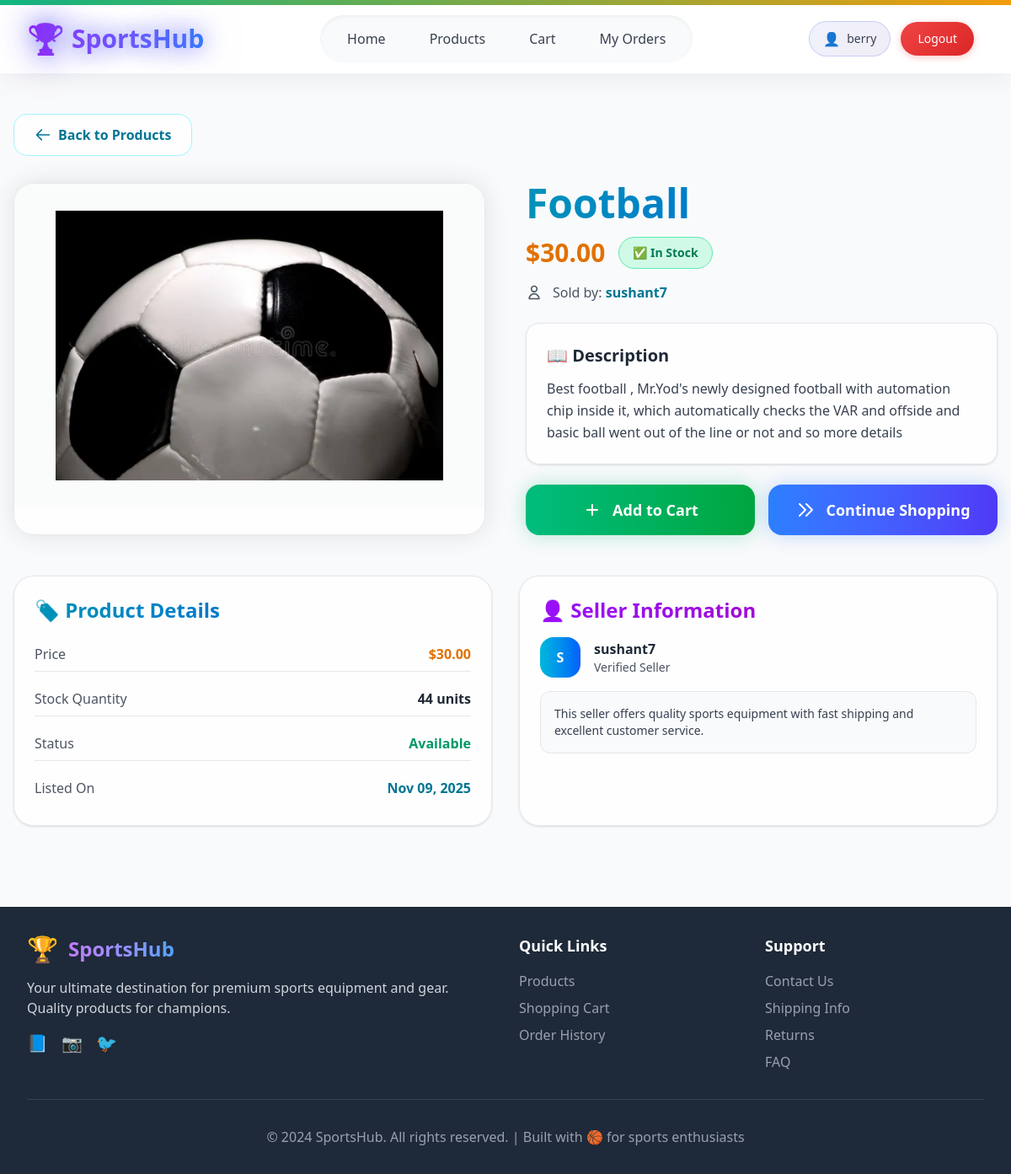
The page /products/7/ (signed in) on the database its author committed.
### accounts/models.py (models this page shows, shortened)
class CustomUser(AbstractUser):
    class Roles(models.TextChoices):
        BUYER = "buyer", "Buyer"
        SELLER = "seller", "Seller"
    address = models.CharField(max_length=255, null=True, blank=True)
    phone_number = models.CharField(max_length=10, null=True, blank=True)
    profile_pic = models.ImageField(upload_to="profile_pics", null=True, blank=True)
    role = models.CharField(
        max_length=20,
        choices=Roles.choices,
        default=Roles.BUYER,
    )
    def is_buyer(self):
        return self.role == self.Roles.BUYER
    def is_seller(self):
        return self.role == self.Roles.SELLER

### shop/models.py (models this page shows, shortened)
class Product(models.Model):
    name = models.CharField(max_length=200)
    description = models.TextField()
    price = models.DecimalField(max_digits=10, decimal_places=2)
    image = models.ImageField(upload_to='products/')
    seller = models.ForeignKey(User, on_delete=models.CASCADE)
    stock_quantity = models.PositiveIntegerField(default=0)
    is_active = models.BooleanField(default=True)
    created_at = models.DateTimeField(auto_now_add=True)
    def is_in_stock(self):
        return self.stock_quantity > 0

### buyer/views.py (the view)
# urls.py: path('products/<int:product_id>/', views.product_detail, name='product_detail'),
@login_required
def product_detail(request, product_id):
    product = get_object_or_404(Product, id=product_id, is_active=True)
    context = {
        'product': product,
    }
    return render(request, 'buyer/product_detail.html', context)

### buyer/templates/buyer/product_detail.html (shortened to what this page needs)
{% extends 'base.html' %}
{% block content %}
<div class="max-w-7xl mx-auto px-4 py-12 text-gray-800 relative overflow-hidden">
    <div class="absolute inset-0 -z-10 pointer-events-none">
    </div>
    <div class="mb-8">
        <a href="{% url 'buyer:product_list' %}"
           class="inline-flex items-center gap-2 px-6 py-3 rounded-2xl bg-white/80 border border-cyan-200 text-cyan-700 hover:text-cyan-800 font-semibold hover:shadow-[0_0_20px_rgba(6,182,212,0.2)] transition-all duration-300 backdrop-blur-sm">
            <svg class="w-5 h-5" fill="none" stroke="currentColor" viewBox="0 0 24 24">
                <path stroke-linecap="round" stroke-linejoin="round" stroke-width="2" d="M10 19l-7-7m0 0l7-7m-7 7h18"/>
            </svg>
            Back to Products
        </a>
    </div>
    <div class="grid grid-cols-1 lg:grid-cols-2 gap-12 mb-12">
        <div class="relative rounded-3xl overflow-hidden bg-white/80 border border-gray-200 shadow-[0_0_30px_rgba(0,0,0,0.1)] backdrop-blur-sm">
            <div class="h-96 bg-gray-50/80 flex items-center justify-center p-8">
                {% if product.image %}
                <img src="{{ product.image.url }}" alt="{{ product.name }}"
                     class="max-h-full max-w-full object-contain">
                {% else %}
                <div class="text-9xl text-gray-400">🏀</div>
                {% endif %}
            </div>
        </div>
        <div class="space-y-6">
            <div>
                <h1 class="text-4xl lg:text-5xl font-black mb-4 bg-gradient-to-r from-cyan-600 to-blue-700 bg-clip-text text-transparent">
                </h1>
                <div class="flex items-center gap-4 mb-4">
                    <span class="text-3xl font-bold text-amber-600">${{ product.price }}</span>
                    {% if product.is_in_stock %}
                    {% if product.stock_quantity < 5 %}
                    <span class="px-4 py-2 text-sm font-semibold text-amber-700 bg-amber-100 border border-amber-300 rounded-full">
                        ⚡ Only {{ product.stock_quantity }} left!
                    </span>
                    {% else %}
                    <span class="px-4 py-2 text-sm font-semibold text-emerald-700 bg-emerald-100 border border-emerald-300 rounded-full">
                        ✅ In Stock
                    </span>
                    {% endif %}
                    {% else %}
                    <span class="px-4 py-2 text-sm font-semibold text-red-700 bg-red-100 border border-red-300 rounded-full">
                        ❌ Out of Stock
                    </span>
                    {% endif %}
                </div>
                <div class="flex items-center gap-3 text-gray-600">
                    <svg class="w-5 h-5" fill="none" stroke="currentColor" viewBox="0 0 24 24">
                        <path stroke-linecap="round" stroke-linejoin="round" stroke-width="2" d="M16 7a4 4 0 11-8 0 4 4 0 018 0zM12 14a7 7 0 00-7 7h14a7 7 0 00-7-7z"/>
                    </svg>
                    <span>Sold by: <strong class="text-cyan-700">{{ product.seller.username }}</strong></span>
                </div>
            </div>
            <div class="bg-white/80 rounded-2xl p-6 border border-gray-200 shadow-sm">
                <h3 class="text-xl font-bold text-gray-800 mb-3">📖 Description</h3>
                <p class="text-gray-700 leading-relaxed">{{ product.description }}</p>
            </div>
            <div class="flex flex-col sm:flex-row gap-4">
                {% if product.is_in_stock %}
                <a href="{% url 'buyer:add_to_cart' product.id %}"
                   class="flex-1 inline-flex items-center justify-center gap-3 py-4 rounded-2xl bg-gradient-to-r from-emerald-500 to-green-600 text-white font-bold text-lg shadow-[0_0_25px_rgba(16,185,129,0.3)] hover:shadow-[0_0_40px_rgba(16,185,129,0.5)] hover:scale-105 transform transition-all duration-300">
                    <svg class="w-6 h-6" fill="none" stroke="currentColor" viewBox="0 0 24 24">
                        <path stroke-linecap="round" stroke-linejoin="round" stroke-width="2" d="M12 6v6m0 0v6m0-6h6m-6 0H6"/>
                    </svg>
                    Add to Cart
                </a>
                {% endif %}
                <a href="{% url 'buyer:product_list' %}"
                   class="flex-1 inline-flex items-center justify-center gap-3 py-4 rounded-2xl bg-gradient-to-r from-blue-500 to-indigo-600 text-white font-bold text-lg shadow-[0_0_25px_rgba(59,130,246,0.3)] hover:shadow-[0_0_40px_rgba(59,130,246,0.5)] hover:scale-105 transform transition-all duration-300">
                    <svg class="w-6 h-6" fill="none" stroke="currentColor" viewBox="0 0 24 24">
                        <path stroke-linecap="round" stroke-linejoin="round" stroke-width="2" d="M13 5l7 7-7 7M5 5l7 7-7 7"/>
                    </svg>
                    Continue Shopping
                </a>
            </div>
        </div>
    </div>
    <div class="grid grid-cols-1 md:grid-cols-2 gap-8">
        <div class="bg-white/80 rounded-3xl p-6 border border-gray-200 shadow-sm">
            <h3 class="text-2xl font-bold mb-4 bg-gradient-to-r from-cyan-600 to-blue-700 bg-clip-text text-transparent">
            </h3>
            <div class="space-y-3">
                <div class="flex justify-between items-center py-2 border-b border-gray-200">
                    <span class="text-gray-600">Price</span>
                    <span class="text-amber-600 font-bold">${{ product.price }}</span>
                </div>
                <div class="flex justify-between items-center py-2 border-b border-gray-200">
                    <span class="text-gray-600">Stock Quantity</span>
                    <span class="text-gray-800 font-semibold">{{ product.stock_quantity }} units</span>
                </div>
                <div class="flex justify-between items-center py-2 border-b border-gray-200">
                    <span class="text-gray-600">Status</span>
                    {% if product.is_in_stock %}
                    <span class="text-emerald-600 font-semibold">Available</span>
                    {% else %}
                    <span class="text-red-600 font-semibold">Out of Stock</span>
                    {% endif %}
                </div>
                <div class="flex justify-between items-center py-2">
                    <span class="text-gray-600">Listed On</span>
                    <span class="text-cyan-700 font-semibold">{{ product.created_at|date:"M d, Y" }}</span>
                </div>
            </div>
        </div>
        <div class="bg-white/80 rounded-3xl p-6 border border-gray-200 shadow-sm">
            <h3 class="text-2xl font-bold mb-4 bg-gradient-to-r from-purple-600 to-fuchsia-700 bg-clip-text text-transparent">
            </h3>
            <div class="space-y-4">
                <div class="flex items-center gap-4">
                    <div class="w-12 h-12 bg-gradient-to-r from-cyan-500 to-blue-600 rounded-2xl flex items-center justify-center text-white font-bold">
                        {{ product.seller.username|first|upper }}
                    </div>
                    <div>
                        <h4 class="text-gray-800 font-semibold">{{ product.seller.username }}</h4>
                        <p class="text-gray-600 text-sm">Verified Seller</p>
                    </div>
                </div>
                <div class="bg-gray-50 rounded-xl p-4 border border-gray-200">
                    <p class="text-gray-700 text-sm">
                        This seller offers quality sports equipment with fast shipping and excellent customer service.
                    </p>
                </div>
            </div>
        </div>
    </div>
</div>
{% endblock %}

### theme/templates/base.html (shortened to what this page needs)
{% load static tailwind_tags %}
<!DOCTYPE html>
<html lang="en">
<head>
    {% tailwind_css %}
</head>
<body class="bg-gray-50 min-h-screen">
    <div class="gradient-header h-1.5 shadow-lg"></div>
    <header class="glass-effect shadow-lg sticky top-0 z-50 border-b border-gray-200">
        <div class="max-w-7xl mx-auto px-4 sm:px-6 lg:px-8">
            <div class="flex justify-between items-center h-20">
                <div class="flex items-center flex-shrink-0">
                    <a href="{% if user.is_authenticated and user.is_seller %}{% url 'shop:dashboard' %}{% else %}{% url 'buyer:dashboard' %}{% endif %}"
                       class="text-2xl md:text-3xl font-bold bg-gradient-to-r from-purple-600 to-blue-500 bg-clip-text text-transparent logo-glow flex items-center gap-2">
                        <span class="text-3xl md:text-4xl floating">🏆</span>
                        <span class="hidden sm:inline">SportsHub</span>
                    </a>
                </div>
                <nav class="hidden md:flex space-x-1 bg-gray-50 rounded-full px-2 py-2 shadow-inner">
                    {% if user.is_authenticated and user.is_buyer %}
                        <a href="{% url 'buyer:dashboard' %}" class="nav-link px-3 lg:px-6 py-2 text-gray-700 font-medium hover:text-purple-600 rounded-full hover:bg-white text-sm lg:text-base">Home</a>
                        <a href="{% url 'buyer:product_list' %}" class="nav-link px-3 lg:px-6 py-2 text-gray-700 font-medium hover:text-purple-600 rounded-full hover:bg-white text-sm lg:text-base">Products</a>
                        <a href="{% url 'buyer:cart' %}" class="nav-link px-3 lg:px-6 py-2 text-gray-700 font-medium hover:text-purple-600 rounded-full hover:bg-white text-sm lg:text-base">Cart</a>
                        <a href="{% url 'buyer:order_history' %}" class="nav-link px-3 lg:px-6 py-2 text-gray-700 font-medium hover:text-purple-600 rounded-full hover:bg-white text-sm lg:text-base">My Orders</a>
                    {% endif %}
                </nav>
                <div class="flex items-center space-x-2 md:space-x-3">
                    {% if user.is_authenticated %}
                        <div class="hidden lg:flex items-center space-x-3">
                            <div class="user-badge">
                                <span class="text-purple-600 font-semibold">👤</span>
                                <span class="text-gray-700 text-sm font-medium">{{ user.username }}</span>
                            </div>
                            <a href="{% url 'accounts:logout_view' %}"
                               class="btn-logout text-white px-5 py-2.5 rounded-full font-medium text-sm transition-all">
                                Logout
                            </a>
                        </div>
                    {% endif %}
                </div>
            </div>
        </div>
    </header>
    <main class="min-h-screen">
        {% block content %}{% endblock content %}
    </main>
    <footer class="bg-gray-800 text-white mt-12">
        <div class="max-w-7xl mx-auto px-4 sm:px-6 lg:px-8 py-8">
            <div class="grid grid-cols-1 md:grid-cols-4 gap-8">
                <div class="col-span-1 md:col-span-2">
                    <div class="flex items-center mb-4">
                        <span class="text-3xl mr-3">🏆</span>
                        <span class="text-2xl font-bold bg-gradient-to-r from-purple-400 to-blue-400 bg-clip-text text-transparent">SportsHub</span>
                    </div>
                    <p class="text-gray-300 mb-4">
                        Your ultimate destination for premium sports equipment and gear. Quality products for champions.
                    </p>
                    <div class="flex space-x-4">
                        <a href="#" class="text-gray-400 hover:text-white transition-colors">
                            <span class="text-xl">📘</span>
                        </a>
                        <a href="#" class="text-gray-400 hover:text-white transition-colors">
                            <span class="text-xl">📷</span>
                        </a>
                        <a href="#" class="text-gray-400 hover:text-white transition-colors">
                            <span class="text-xl">🐦</span>
                        </a>
                    </div>
                </div>
                <div>
                    <h3 class="text-lg font-semibold mb-4">Quick Links</h3>
                    <ul class="space-y-2">
                        <li><a href="{% url 'buyer:product_list' %}" class="text-gray-400 hover:text-white transition-colors">Products</a></li>
                        <li><a href="{% url 'buyer:cart' %}" class="text-gray-400 hover:text-white transition-colors">Shopping Cart</a></li>
                        <li><a href="{% url 'buyer:order_history' %}" class="text-gray-400 hover:text-white transition-colors">Order History</a></li>
                    </ul>
                </div>
                <div>
                    <h3 class="text-lg font-semibold mb-4">Support</h3>
                    <ul class="space-y-2">
                        <li><a href="#" class="text-gray-400 hover:text-white transition-colors">Contact Us</a></li>
                        <li><a href="#" class="text-gray-400 hover:text-white transition-colors">Shipping Info</a></li>
                        <li><a href="#" class="text-gray-400 hover:text-white transition-colors">Returns</a></li>
                        <li><a href="#" class="text-gray-400 hover:text-white transition-colors">FAQ</a></li>
                    </ul>
                </div>
            </div>
            <div class="border-t border-gray-700 mt-8 pt-8 text-center">
                <p class="text-gray-400">&copy; 2024 SportsHub. All rights reserved. | Built with 🏀 for sports enthusiasts</p>
            </div>
        </div>
    </footer>
</body>
</html>

### rows shown on the page
CustomUser: username "berry"
Product: image (picture), price "30.00", seller.username "sushant7", description "Best football , Mr.Yod's newly designed football with automation chip inside it, which automatically checks the VAR and offside and basic ball went out of the line or not and so more details", stock_quantity "44", created_at "Nov 09, 2025", seller.username|first "S"
